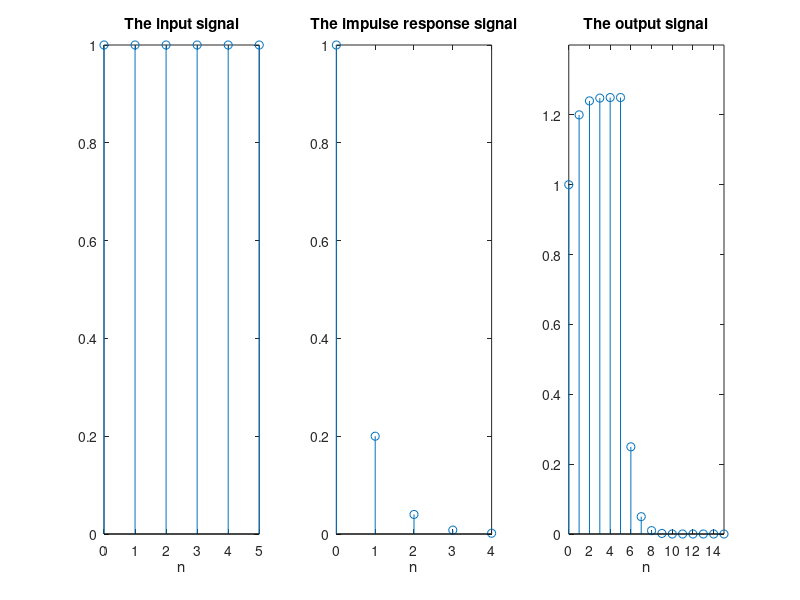

The MATLAB script that drew this image:
nx=0:5; nh=0:4;
xn=ones (1,6); hn=.2.^nh;
Xk=fft (xn,16); Hk=fft (hn,16);
Yk=Xk.*Hk;
yn=ifft (Yk);
% for plotting
n=0:15;
subplot (1,3,1);stem (nx,xn);title ('The input signal');
xlabel ('n');
subplot (1,3,2);stem (nh,hn);title ('The impulse response signal');
xlabel ('n');
subplot (1,3,3);stem (n,yn);title ('The output signal');
xlabel ('n');axis ([0 15 0 1.4]);
